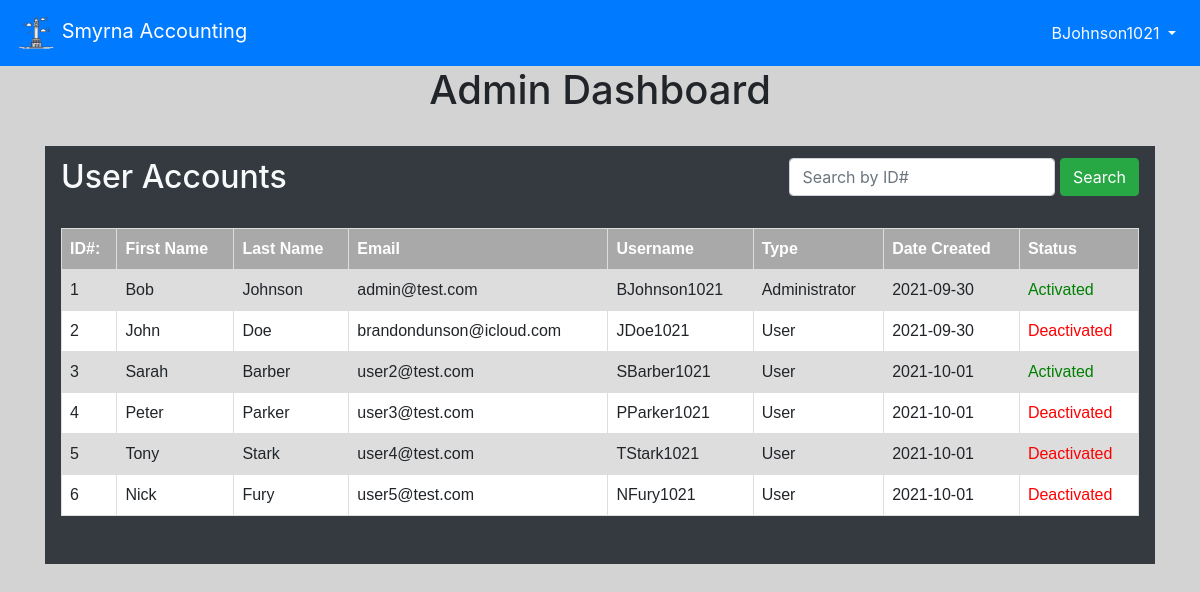
/adminPortal (signed in), run on an earlier commit of the app's database.
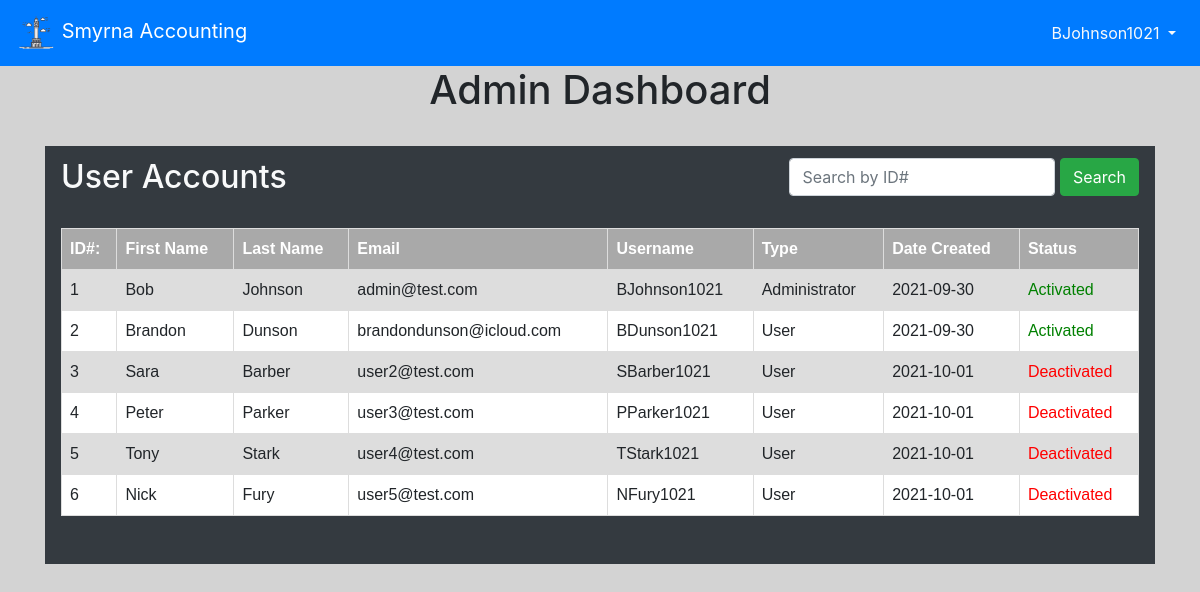
And on a later commit of the database.
### website/models.py (models this page shows, shortened)
class User(db.Model, UserMixin):
    id = db.Column(db.Integer, primary_key=True) #unique identifier
    email = db.Column(db.String(150), unique = True)
    password = db.Column(db.String(150))
    oldPassword = db.Column(db.String(150))
    firstName = db.Column(db.String(150))
    lastName = db.Column(db.String(150))
    userName = db.Column(db.String(150))
    hasAdmin = db.Column(db.Boolean, default = False)
    hasMan = db.Column(db.Boolean, default = False)
    status = db.Column(db.Boolean, default = False)
    creationDate = db.Column(db.Date())
    accounts = db.relationship("Account", backref="parent")
    """
    def password_expire():
        # put DB column here. SELECT password_exp FROM tablename WHERE id = userID
        password_origin = datetime.now() + timedelta(days=365)
        password_exp = datetime.now()
        password_notification = password_origin - timedelta(days=3)
    """

### website/auth.py (the view)
@auth.route('/adminPortal', methods=['GET', 'POST'])
@login_required
def adminPort():
    if request.method == 'POST':
        global searchID
        searchID = request.form.get('searchBar')
        if len(searchID) < 1:
            flash('Search field can not be blank.', category='error')
            return redirect(url_for('auth.adminPort'))
        else:
            return redirect(url_for('auth.accountOverview'))
    else:
        if current_user.hasAdmin:
            return render_template('adminPortal.html',
                                   user=current_user, query=User.query.all())
        else:
            flash('You do not have access to this page.', category='error')
            return redirect(url_for('views.home'))

### website/__init__.py (called while the page is built)
def create_app():
    app = Flask(__name__)
    app.config['SECRET_KEY'] = 'this is the secret key'
    app.config['SQLALCHEMY_DATABASE_URI'] = f'sqlite:///{DB_NAME}'
    db.init_app(app)
    app.config['MAIL_SERVER'] = 'smtp.gmail.com'
    app.config['MAIL_PORT'] = 465
    app.config['MAIL_USE_SSL'] = True
    app.config['MAIL_USERNAME'] = 'brandondunson15@gmail.com'
    app.config['MAIL_PASSWORD'] = 'Panopticon0987!@'
    mail.init_app(app)
    from .views import views
    from .auth import auth
    app.register_blueprint(views, url_prefix='/')
    app.register_blueprint(auth, url_prefix='/')
    from .models import User
    create_database(app)
    login_manager = LoginManager()
    login_manager.login_view = 'auth.login'
    login_manager.init_app(app)
    @login_manager.user_loader
    def load_user(id):
        return User.query.get(int(id))
    return app

### website/templates/adminPortal.html (shortened to what this page needs)
{% extends "base.html" %} {% block title %} Admin Portal {% endblock %} {%block
content%}
<h1 class="text-center">Admin Dashboard</h1>
<br />
<div class="container-fluid bg-dark px-3 py-1 pb-4">
    <form class="form-inline" method="POST">
      <h2 class="text-light pt-2">User Accounts</h2>
        <div class="ml-auto">
          <input type="search" name="searchBar" class="form-control pr-1" placeholder="Search by ID#"
            list = "userData" />
            <button class="btn btn-success" type="submit">Search</button>
        </div>
    </form>
  <br>
  <div style="overflow: scroll; max-height: 300px">
    <table>
      <tr style="
          position: sticky;
          top: 0;
          background-color: darkgrey;
          color: white;
        ">
        <th>ID#:</th>
        <th>First Name</th>
        <th>Last Name</th>
        <th>Email</th>
        <th>Username</th>
        <th>Type</th>
        <th>Date Created</th>
        <th>Status</th>
      </tr>
      {% for user in query %}
      <tr>
        <td>{{user.id}}</td>
        <td>{{user.firstName}}</td>
        <td>{{user.lastName}}</td>
        <td>{{user.email}}</td>
        <td>{{user.userName}}</td>
        {% if user.hasAdmin%}
        <td>Administrator</td>
        {% elif user.hasMan %}
        <td>Manager</td>
        {% else %}
        <td>User</td>
        {% endif %}
        <td>{{user.creationDate}}</td>
        {% if user.status %}
        <td style="color: green">Activated</td>
        {% else %}
        <td style="color: red">Deactivated</td>
        {% endif %}
      </tr>
      {% endfor %}
    </table>
  </div>
  <br>
</div>
{% endblock %}

### website/templates/base.html (shortened to what this page needs)
<!DOCTYPE html>
<html>
<head>
    <meat name="viewport" content="width=device-width, initial-scale=1" />
    <link rel="stylesheet" href="https://stackpath.bootstrapcdn.com/bootstrap/4.4.1/css/bootstrap.min.css"
 />
    <link rel="stylesheet" href="https://stackpath.bootstrapcdn.com/font-awesome/4.7.0/css/font-awesome.min.css"
 />
</head>
<body style="background-color: lightgrey">
    <nav class="navbar navbar-expand-lg navbar-dark bg-primary sticky-top">
        <a class = "navbar-brand" href='/'>
            <img src="static/logo.png" width="40" height="40" atl="">
            Smyrna Accounting
        </a>
        <div class = "collapse navbar-collapse" id="navbar">
            <ul class = "navbar-nav ml-auto">
                {% if user.is_authenticated %}
                <li class="nav-item dropdown">
                    <a class = "nav-link dropdown-toggle text-light" id = "navbarDropdownMenuLink" data-toggle = "dropdown" aria-haspopup="true" aria-expanded="false">
                        {{ user.userName }}
                    </a>
                </li>
                {% else %}
                <a class = "nav-item nav-link text-light" id = "login" href="/login">Login</a>
                {% endif %}
            </ul>
        </div>
    </nav>
    <div class= "container">
        {%block content%}
        {% endblock %}
    </div>
</body>
</html>

### website/templates/adminPortal.html (style rules this page uses)
table { font-family: arial, sans-serif; border-collapse: collapse; width: 100%; }
td, th { border: 1px solid #dddddd; text-align: left; padding: 8px; }
tr:nth-child(even) { background-color: #dddddd; }
tr:nth-child(odd) { background-color: white; }

What changed in the data, as far as the page shows it:
changed User "brandondunson@icloud.com": firstName "John" → "Brandon"; lastName "Doe" → "Dunson"; userName "JDoe1021" → "BDunson1021"; status "Deactivated" → "Activated"
changed User "Barber": firstName "Sarah" → "Sara"; status "Activated" → "Deactivated"
